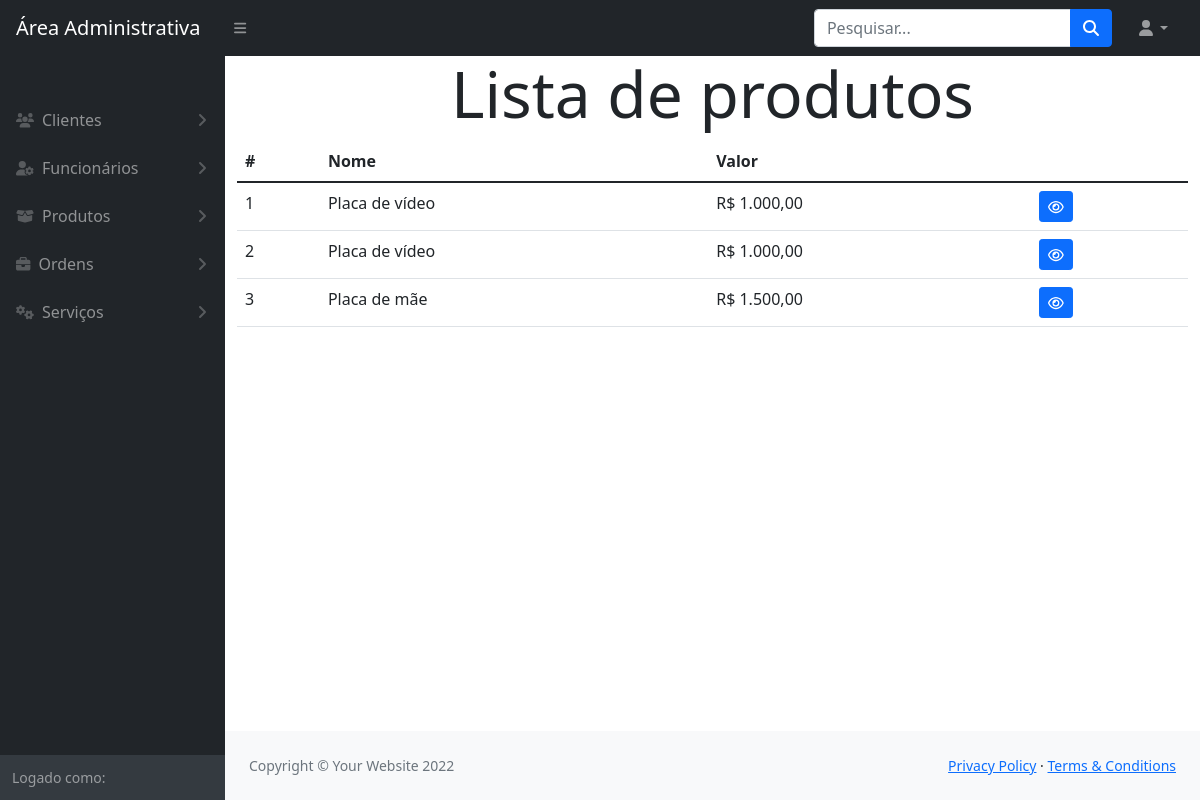
Page /modulos/produtos/index.php on the committed database.
### tables this page shows
CREATE TABLE `produto` (
  `IDPRO` int(11) NOT NULL,
  `nome` varchar(255) NOT NULL,
  `valor` decimal(10,2) NOT NULL,
  `descricao` text NOT NULL
);

### funcoes/conexao.php (called while the page is built, shortened)
<?php
    function retornaDados($sql)
    {
        $pdo = $GLOBALS['conexaoBanco'];
        $resultado = $pdo->query($sql);
        return $resultado->fetchAll();
    }
?>

### modulos/produtos/index.php (the view, shortened to what this page needs)
<?php
    $sql = "SELECT * FROM produto";
    $prudutos = retornaDados($sql);
?>
<!DOCTYPE html>
<html lang="en">
    <?php include_once path('template/head.php') ?>
    <body class="sb-nav-fixed">
        <?php include_once path('template/navbar.php') ?>
        <div id="layoutSidenav">
            <?php include_once path('template/sidebar.php') ?>
            <div id="layoutSidenav_content">
                <main class="container">
                    <h1 class="text-center display-3">Lista de produtos</h1>
                    <table class="table">
                        <thead>
                            <tr>
                                <th>#</th>
                                <th>Nome</th>
                                <th>Valor</th>
                                <th></th>
                            </tr>
                        </thead>
                        <tbody>
                            <?php foreach($prudutos as $produto){ ?>
                                <tr>
                                    <td><?= $produto['IDPRO'] ?></td>
                                    <td><?= $produto['nome'] ?></td>
                                    <td>R$ <?= number_format($produto['valor'], 2, ',', '.') ?></td>
                                    <td>
                                        <a class="btn btn-primary btn-sm" href="visualizar.php?id=<?= $produto['IDPRO'] ?>"><i class="fa-regular fa-eye"></i></a>
                                    </td>
                                </tr>
                            <?php } ?>
                        </tbody>
                    </table>
                </main>
                <?php include_once path('template/footer.php') ?>
            </div>
        </div>
    </body>
</html>

### rows in the picture
produto: IDPRO "1", nome "Placa de vídeo", valor "1.000,00"
produto: IDPRO "2", nome "Placa de vídeo", valor "1.000,00"
produto: IDPRO "3", nome "Placa de mãe", valor "1.500,00"
